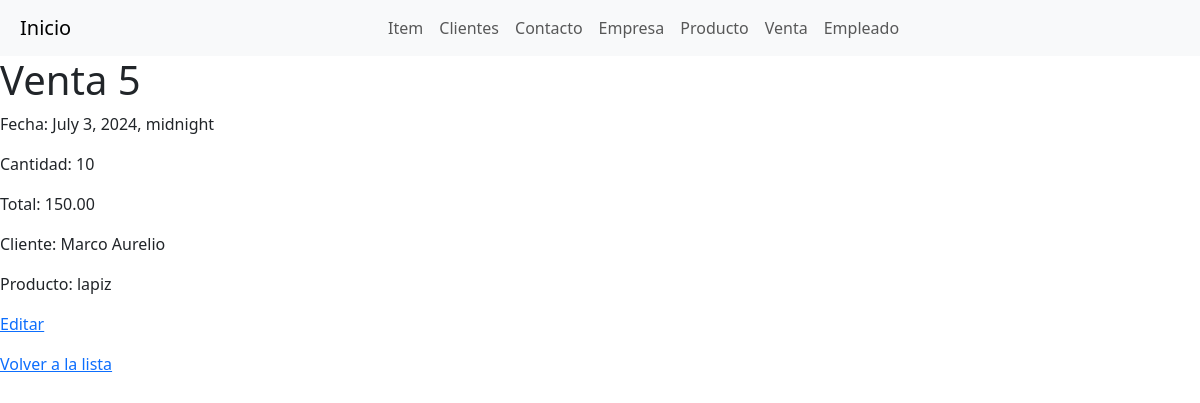
The app's page /venta/5/, older data.
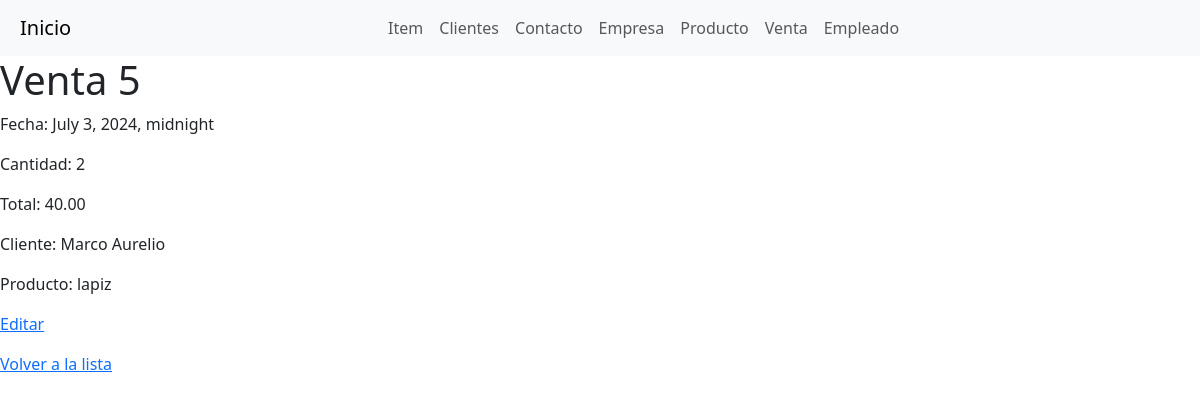
The same page, newer data.
### myapp/models.py (models this page shows, shortened)
class Venta(models.Model):
    fecha = models.DateTimeField(blank=True)
    cantidad = models.IntegerField()
    total = models.DecimalField(max_digits=10, decimal_places=2)
    cliente = models.ForeignKey(Cliente, on_delete=models.CASCADE)
    producto = models.ForeignKey(Producto, on_delete=models.CASCADE)

class Cliente(models.Model):
    nombre = models.CharField(max_length=100)
    email = models.EmailField()
    telefono = models.CharField(max_length=15)
    direccion = models.CharField(max_length=255)
    def __str__(self):
        return self.nombre

class Producto(models.Model):
    nombre = models.CharField(max_length=100)
    descripcion = models.TextField()
    precio = models.DecimalField(max_digits=10, decimal_places=2)
    def __str__(self):
        return self.nombre

### myapp/views.py (the view)
# urls.py: path('venta/<int:pk>/', views.venta_detail, name='venta_detail'),
def venta_detail(request, pk):
    venta = get_object_or_404(Venta, pk=pk)
    return render(request, 'venta_detail.html', {'venta': venta})

### myapp/templates/venta_detail.html (shortened to what this page needs)
<html>
<head>
    <link href="https://cdn.jsdelivr.net/npm/bootstrap@5.3.3/dist/css/bootstrap.min.css" rel="stylesheet" />
</head>
<body>
    <nav class="navbar navbar-expand-lg navbar-light bg-light">
        <a class="navbar-brand" href="{% url 'admin_dashboard' %}">Inicio</a>
        <div class="collapse navbar-collapse" id="navbarNav">
          <ul class="navbar-nav">
            <li class="nav-item">
              <a class="nav-link" href="{% url 'item_list' %}">Item</a>
            </li>
            <li class="nav-item">
              <a class="nav-link" href="{% url 'cliente_list' %}">Clientes</a>
            </li>
            <li class="nav-item">
              <a class="nav-link" href="{% url 'contacto_list' %}">Contacto</a>
            </li>
            <li class="nav-item">
              <a class="nav-link" href="{% url 'empresa_list' %}">Empresa</a>
            </li>
            <li class="nav-item">
              <a class="nav-link" href="{% url 'producto_list' %}">Producto</a>
            </li>
            <li class="nav-item">
              <a class="nav-link" href="{% url 'venta_list' %}">Venta</a>
            </li>
            <li class="nav-item">
              <a class="nav-link" href="{% url 'empleado_list' %}">Empleado</a>
            </li>
          </ul>
        </div>
      </nav>
    <h1>Venta {{ venta.id }}</h1>
    <p>Fecha: {{ venta.fecha }}</p>
    <p>Cantidad: {{ venta.cantidad }}</p>
    <p>Total: {{ venta.total }}</p>
    <p>Cliente: {{ venta.cliente }}</p>
    <p>Producto: {{ venta.producto }}</p>
    <p><a href="{% url 'venta_edit' venta.pk %}">Editar</a></p>
    <p><a href="{% url 'venta_list' %}">Volver a la lista</a></p>
</body>
</html>

Row changes from the older to the newer data that the page shows:
changed Venta "Marco Aurelio": cantidad "10" → "2"; total "150.00" → "40.00"
